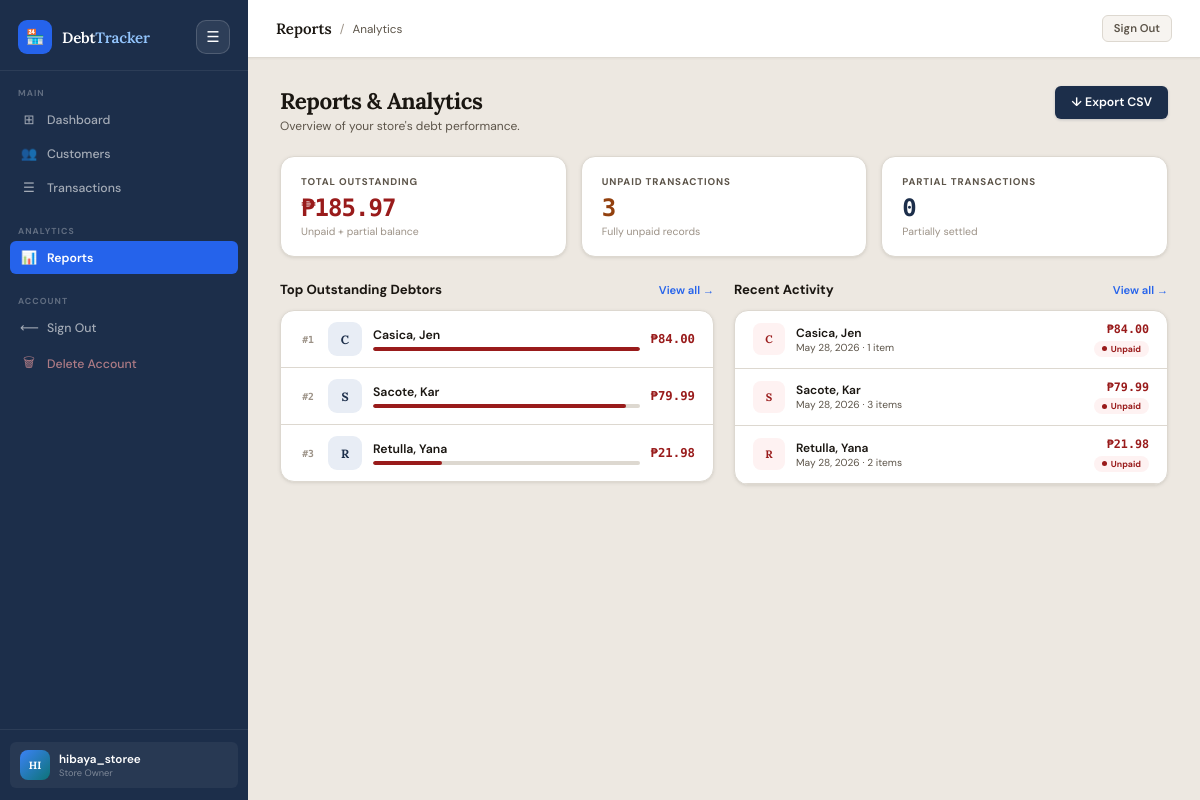
The app's page /reports/ (signed in) with its own data.
### tracker/models.py (models this page shows, shortened)
class Customer(models.Model):
    owner = models.ForeignKey(User, on_delete=models.CASCADE, related_name='customers')
    name = models.CharField(max_length=100)
    phone = models.CharField(max_length=20, blank=True, null=True)
    notes = models.TextField(blank=True, null=True)
    created_at = models.DateTimeField(default=timezone.now)
    class Meta:
        ordering = ['name']
    def total_balance(self):
        total = Decimal('0')
        for txn in self.transactions.all():
            total += txn.remaining_balance()
        return total
    def is_high_debt(self):
        return self.total_balance() >= 500

class Transaction(models.Model):
    STATUS_CHOICES = [
        ('unpaid', 'Unpaid'),
        ('partial', 'Partially Paid'),
        ('paid', 'Fully Paid'),
    ]
    customer = models.ForeignKey(Customer, on_delete=models.CASCADE, related_name='transactions')
    date = models.DateField(default=timezone.now)
    time = models.TimeField(default=default_transaction_time)
    notes = models.TextField(blank=True, null=True)
    status = models.CharField(max_length=10, choices=STATUS_CHOICES, default='unpaid')
    promise_date = models.DateField(blank=True, null=True)
    promise_time = models.TimeField(blank=True, null=True)
    receipt_token = models.CharField(max_length=36, unique=True, blank=True)
    created_at = models.DateTimeField(auto_now_add=True)
    class Meta:
        ordering = ['-date', '-created_at']
    def total_amount(self):
        return sum(item.subtotal() for item in self.items.all()) or Decimal('0')
    def total_paid(self):
        result = self.payments.aggregate(models.Sum('amount'))['amount__sum']
        return result or Decimal('0')
    def remaining_balance(self):
        return self.total_amount() - self.total_paid()

class TransactionItem(models.Model):
    UNIT_CHOICES = [
        ('qty', 'Qty'),
        ('kg', 'Kg'),
    ]
    transaction = models.ForeignKey(Transaction, on_delete=models.CASCADE, related_name='items')
    item_name = models.CharField(max_length=200)
    quantity = models.DecimalField(max_digits=8, decimal_places=2, default=1)
    unit = models.CharField(max_length=3, choices=UNIT_CHOICES, default='qty')
    price = models.DecimalField(max_digits=10, decimal_places=2)
    def subtotal(self):
        return self.quantity * self.price

### tracker/views.py (the view)
# urls.py: path('reports/', views.reports, name='reports'),
@login_required
def reports(request):
    customers = list(Customer.objects.filter(owner=request.user))
    customers_by_debt = sorted(customers, key=lambda c: c.total_balance(), reverse=True)
    customers_with_debt = [c for c in customers_by_debt if c.total_balance() > 0]
    total_outstanding = sum(c.total_balance() for c in customers)
    total_unpaid_txns = Transaction.objects.filter(
        customer__owner=request.user, status='unpaid'
    ).count()
    total_partial_txns = Transaction.objects.filter(
        customer__owner=request.user, status='partial'
    ).count()
    recent_txns = Transaction.objects.filter(
        customer__owner=request.user
    ).select_related('customer').prefetch_related('items', 'payments').order_by('-created_at')[:10]
    context = {
        'customers_with_debt': customers_with_debt,
        'total_outstanding': total_outstanding,
        'total_unpaid_txns': total_unpaid_txns,
        'total_partial_txns': total_partial_txns,
        'recent_txns': recent_txns,
        'active_nav': 'reports',
    }
    return render(request, 'tracker/reports.html', context)

### tracker/templates/tracker/reports.html (shortened to what this page needs)
{% extends 'tracker/base.html' %}
{% block topbar_title %}Reports{% endblock %}
{% block page_subtitle %}Analytics{% endblock %}
{% block content %}
<div class="page-header">
  <div class="page-header-left">
    <h1>Reports & Analytics</h1>
    <p>Overview of your store's debt performance.</p>
  </div>
  <div class="page-header-right">
    <a href="{% url 'export_csv' %}" class="btn btn-primary">↓ Export CSV</a>
  </div>
</div>
<div class="report-grid">
  <div class="rstat">
    <div class="rstat-lbl">Total Outstanding</div>
    <div class="rstat-val danger">₱{{ total_outstanding|floatformat:2 }}</div>
    <div class="rstat-sub">Unpaid + partial balance</div>
  </div>
  <div class="rstat">
    <div class="rstat-lbl">Unpaid Transactions</div>
    <div class="rstat-val warning">{{ total_unpaid_txns }}</div>
    <div class="rstat-sub">Fully unpaid records</div>
  </div>
  <div class="rstat">
    <div class="rstat-lbl">Partial Transactions</div>
    <div class="rstat-val navy">{{ total_partial_txns }}</div>
    <div class="rstat-sub">Partially settled</div>
  </div>
</div>
<div class="two-col">
  <div>
    <div style="display:flex;align-items:center;justify-content:space-between;margin-bottom:12px;">
      <h3 style="font-size:0.88rem;font-weight:700;">Top Outstanding Debtors</h3>
      <a href="{% url 'customer_list' %}" class="back-link" style="font-size:0.75rem;">View all →</a>
    </div>
    <div class="card">
      {% if customers_with_debt %}
        {% with max_balance=customers_with_debt.0.total_balance %}
        {% for c in customers_with_debt %}
        <a href="{% url 'customer_detail' c.pk %}" class="debtor-row">
          <div class="rank-num">#{{ forloop.counter }}</div>
          <div class="avatar {% if c.is_high_debt %}high{% endif %}" style="width:34px;height:34px;font-size:0.8rem;border-radius:9px;{% if not c.is_high_debt %}background:var(--navy-light);color:var(--navy);{% endif %}">
            {{ c.name|slice:":1"|upper }}
          </div>
          <div class="dr-info">
            <div class="dr-name">{{ c.name }}</div>
            <div class="progress-mini">
              <div class="progress-mini-fill" style="width:{% widthratio c.total_balance max_balance 100 %}%;"></div>
            </div>
          </div>
          <div style="font-family:var(--mono);font-size:0.82rem;font-weight:700;color:var(--danger);flex-shrink:0;">
            ₱{{ c.total_balance|floatformat:2 }}
          </div>
        </a>
        {% endfor %}
        {% endwith %}
      {% else %}
      <div class="empty-state">
        <div class="empty-icon">🎉</div>
        <p>No outstanding debts!</p>
      </div>
      {% endif %}
    </div>
  </div>
  <div>
    <div style="display:flex;align-items:center;justify-content:space-between;margin-bottom:12px;">
      <h3 style="font-size:0.88rem;font-weight:700;">Recent Activity</h3>
      <a href="{% url 'transaction_list' %}" class="back-link" style="font-size:0.75rem;">View all →</a>
    </div>
    <div class="card">
      {% if recent_txns %}
      {% for txn in recent_txns %}
      <a href="{% url 'transaction_detail' txn.pk %}" style="display:flex;align-items:center;gap:11px;padding:11px 18px;border-bottom:1px solid var(--border);text-decoration:none;color:inherit;transition:background 0.1s;" class="debtor-row">
        <div class="avatar {% if txn.status == 'paid' %}paid{% elif txn.status == 'partial' %}partial{% else %}high{% endif %}" style="width:32px;height:32px;font-size:0.72rem;border-radius:8px;">
          {{ txn.customer.name|slice:":1"|upper }}
        </div>
        <div style="flex:1;min-width:0;">
          <div style="font-size:0.8rem;font-weight:600;">{{ txn.customer.name }}</div>
          <div style="font-size:0.68rem;color:var(--text-2);">{{ txn.date }} · {{ txn.items.count }} item{{ txn.items.count|pluralize }}</div>
        </div>
        <div style="text-align:right;flex-shrink:0;">
          <div style="font-family:var(--mono);font-size:0.78rem;font-weight:600;color:{% if txn.remaining_balance > 0 %}var(--danger){% else %}var(--success){% endif %};">
            ₱{{ txn.remaining_balance|floatformat:2 }}
          </div>
          {% if txn.status == 'paid' %}
            <span class="status-pill status-paid" style="font-size:0.58rem;">Paid</span>
          {% elif txn.status == 'partial' %}
            <span class="status-pill status-partial" style="font-size:0.58rem;">Partial</span>
          {% else %}
            <span class="status-pill status-unpaid" style="font-size:0.58rem;">Unpaid</span>
          {% endif %}
        </div>
      </a>
      {% endfor %}
      {% else %}
      <div class="empty-state">
        <div class="empty-icon">📋</div>
        <p>No transactions yet.</p>
      </div>
      {% endif %}
    </div>
  </div>
</div>
{% endblock %}

### tracker/templates/tracker/base.html (shortened to what this page needs)
<!DOCTYPE html>
<html lang="en">
<head>
</head>
<body>
  <aside class="sidebar" id="sidebar">
    <div class="sb-brand-wrap">
      <a href="{% url 'dashboard' %}" class="sb-brand">
        <div class="sb-logo">🏪</div>
        <div class="sb-name">Debt<span>Tracker</span></div>
      </a>
      <button type="button" class="sidebar-toggle" onclick="toggleSidebar()">☰</button>
    </div>
    <div class="sb-section">
      <div class="sb-section-label">Main</div>
      <a href="{% url 'dashboard' %}" class="sb-link {% if active_nav == 'dashboard' %}active{% endif %}"><span class="sb-icon">⊞</span> Dashboard</a>
      <a href="{% url 'customer_list' %}" class="sb-link {% if active_nav == 'customers' %}active{% endif %}"><span class="sb-icon">👥</span> Customers</a>
      <a href="{% url 'transaction_list' %}" class="sb-link "><span class="sb-icon">☰</span> Transactions</a>
    </div>
    <div class="sb-section">
      <div class="sb-section-label">Analytics</div>
      <a href="{% url 'reports' %}" class="sb-link {% if active_nav == 'reports' %}active{% endif %}"><span class="sb-icon">📊</span> Reports</a>
    </div>
    <div class="sb-section">
      <div class="sb-section-label">Account</div>
      <a href="{% url 'logout' %}" class="sb-link"><span class="sb-icon">⟵</span> Sign Out</a>
      <a href="{% url 'delete_account' %}" class="sb-link" style="color:rgba(252,165,165,0.65);"><span class="sb-icon">🗑</span> Delete Account</a>
    </div>
    <div class="sb-user">
      <div class="sb-user-inner">
        <div class="sb-avatar">{{ request.user.username|slice:":2"|upper }}</div>
        <div><div class="sb-uname">{{ request.user.username }}</div><div class="sb-urole">Store Owner</div></div>
      </div>
    </div>
  </aside>
  <div class="app-main">
    <header class="topbar">
      <div class="tb-left">
        <span class="tb-title">{% block topbar_title %}DebtTracker{% endblock %}</span>
        {% block topbar_sub %}<span class="tb-sep">/</span><span class="tb-sub">{% block page_subtitle %}{% endblock %}</span>{% endblock %}
      </div>
      <div class="tb-right">
        <a href="{% url 'logout' %}" class="btn btn-ghost btn-sm">Sign Out</a>
      </div>
    </header>
    <main class="page-content">{% block content %}{% endblock %}</main>
  </div>
</body>
</html>

### tracker/templates/tracker/reports.html (style rules this page uses)
.report-grid { display: grid; grid-template-columns: repeat(3, 1fr); gap: 14px; margin-bottom: 24px; }
.rstat { background: var(--surface); border: 1px solid var(--border); border-radius: var(--r-lg); padding: 18px 20px; box-shadow: var(--shadow-sm); }
.rstat-lbl { font-size: 0.65rem; font-weight: 700; text-transform: uppercase; letter-spacing: 0.09em; color: var(--text-2); margin-bottom: 8px; }
.rstat-val { font-size: 1.6rem; font-weight: 700; font-family: var(--mono); letter-spacing: -0.04em; color: var(--text); line-height: 1; }
.rstat-val.danger { color: var(--danger); }
.rstat-val.warning { color: var(--warning); }
.rstat-val.navy { color: var(--navy); }
.rstat-sub { font-size: 0.7rem; color: var(--text-3); margin-top: 5px; }
.two-col { display: grid; grid-template-columns: 1fr 1fr; gap: 20px; }
.rank-num { font-size: 0.65rem; font-weight: 700; color: var(--text-3); font-family: var(--mono); width: 18px; text-align: center; flex-shrink: 0; }
.debtor-row { display: flex; align-items: center; gap: 11px; padding: 11px 18px; border-bottom: 1px solid var(--border); text-decoration: none; color: inherit; transition: background 0.1s; }
.debtor-row:last-child { border-bottom: none; }
.dr-info { flex: 1; min-width: 0; }
.dr-name { font-size: 0.82rem; font-weight: 600; white-space: nowrap; overflow: hidden; text-overflow: ellipsis; }
.progress-mini { height: 4px; background: var(--border); border-radius: 2px; overflow: hidden; margin-top: 4px; }
.progress-mini-fill { height: 100%; background: var(--danger); border-radius: 2px; }

### records on screen
Customer: name "C", name "Casica, Jen", total_balance "84.00"
Customer: name "S", name "Sacote, Kar", total_balance "79.99"
Customer: name "R", name "Retulla, Yana", total_balance "21.98"
Transaction: customer.name "C", customer.name "Casica, Jen", date "May 28, 2026", items.count "1", remaining_balance "84.00", status "Unpaid"
Transaction: customer.name "S", customer.name "Sacote, Kar", date "May 28, 2026", items.count "3", remaining_balance "79.99", status "Unpaid"
Transaction: customer.name "R", customer.name "Retulla, Yana", date "May 28, 2026", items.count "2", remaining_balance "21.98", status "Unpaid"

### other values on screen
{{ request.user.username|slice:":2"|upper }} "HI"
{{ request.user.username }} "hibaya_storee"
{{ total_outstanding|floatformat:2 }} "185.97"
{{ total_unpaid_txns }} "3"
{{ total_partial_txns }} "0"
